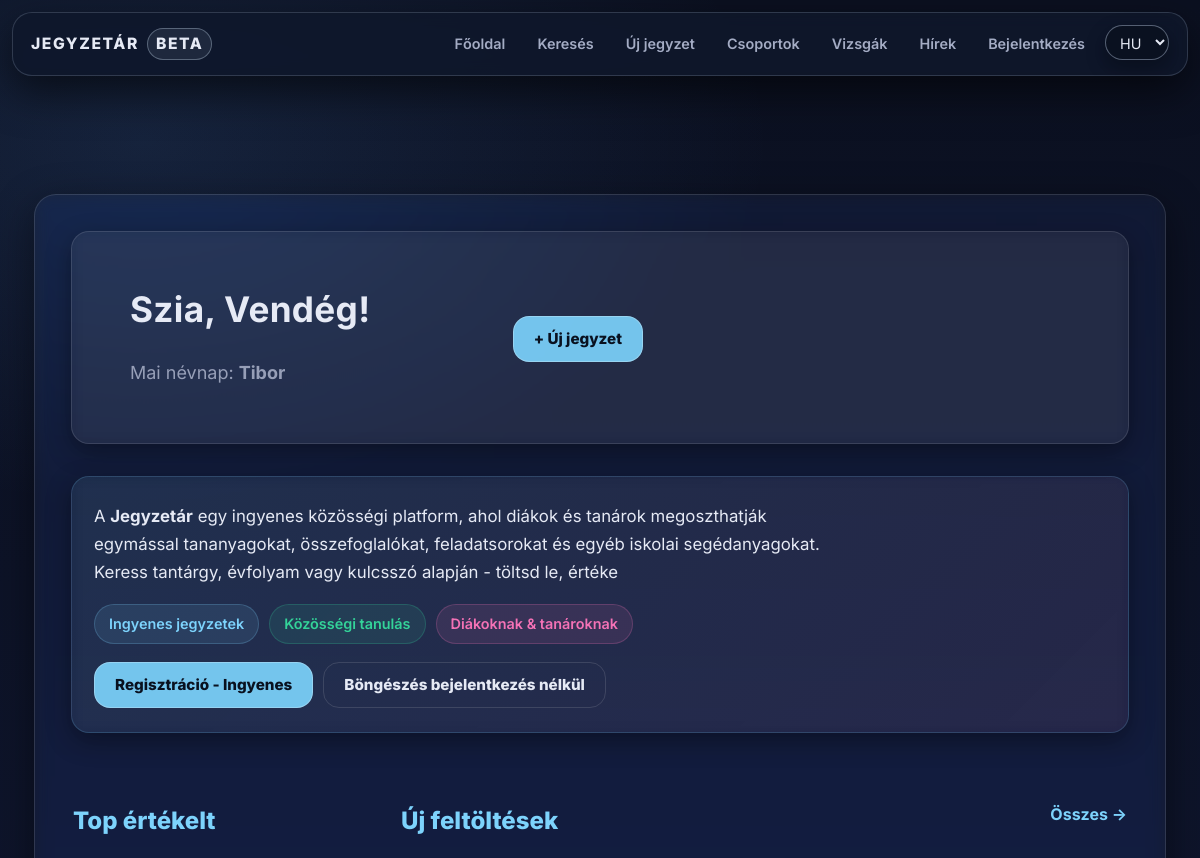
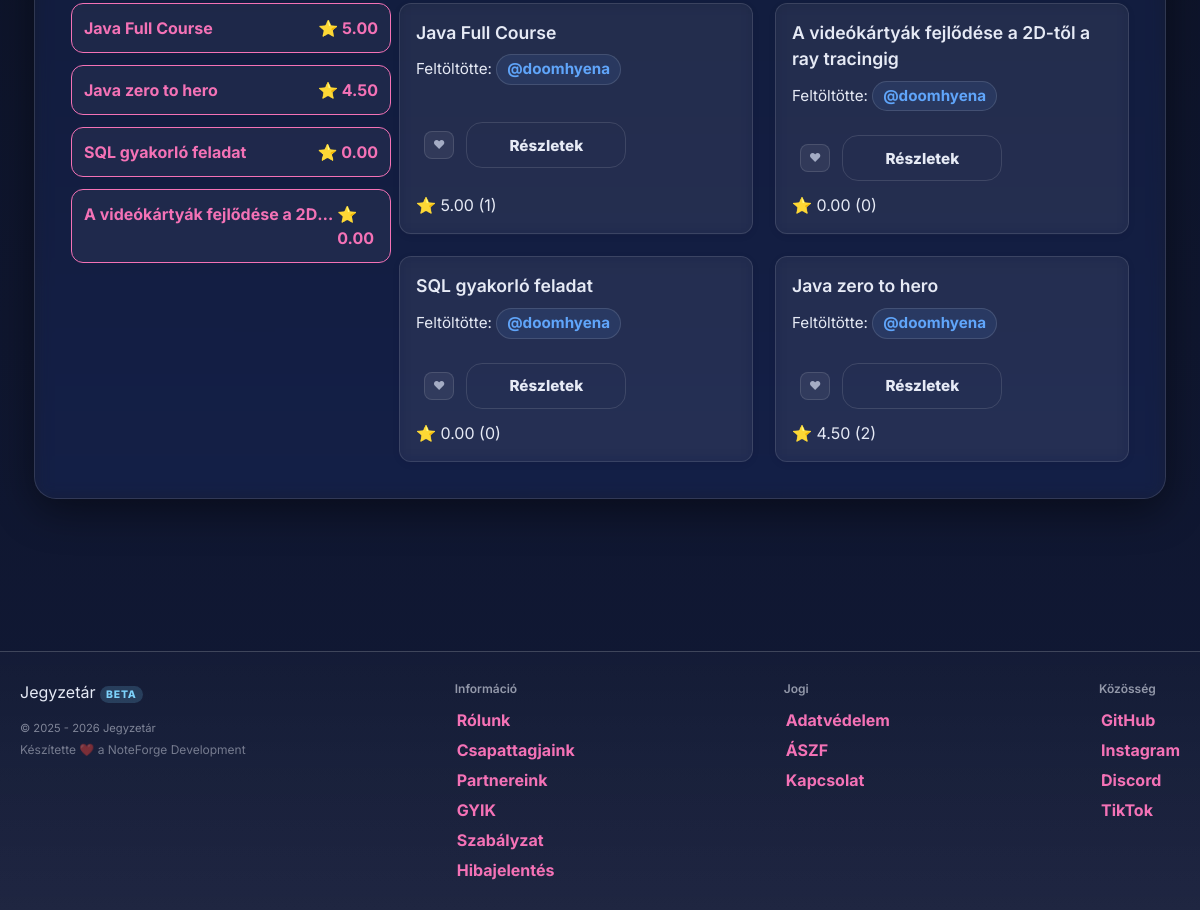
The page / on the database its author committed (2 pictures, top to bottom).
### tables this page shows
CREATE TABLE `namedays` (
  `id` int(11) NOT NULL,
  `datum` varchar(5) DEFAULT NULL,
  `nevek` varchar(255) DEFAULT NULL
);

CREATE TABLE `files` (
  `id` int(11) NOT NULL,
  `uploaded_by` int(11) DEFAULT NULL,
  `name` varchar(255) NOT NULL,
  `file_name` varchar(255) NOT NULL,
  `description` text DEFAULT NULL,
  `file_path` varchar(255) NOT NULL,
  `tags` varchar(255) NOT NULL,
  `tn_name` varchar(255) DEFAULT NULL,
  `file_size` bigint(20) UNSIGNED DEFAULT NULL,
  `download_count` int(11) NOT NULL DEFAULT 0,
  `content_text` longtext DEFAULT NULL,
  `edu_stage` enum('hs','uni') DEFAULT NULL,
  `edu_level` tinyint(4) DEFAULT NULL,
  `external_url` varchar(255) NOT NULL,
  `content_type` enum('file','note','','') NOT NULL,
  `note_markdown` mediumtext NOT NULL,
  `note_excerpt` varchar(255) NOT NULL
);

CREATE TABLE `users` (
  `id` int(11) NOT NULL,
  `lastname` varchar(100) DEFAULT NULL,
  `firstname` varchar(100) DEFAULT NULL,
  `username` varchar(50) NOT NULL,
  `birthdate` date DEFAULT NULL,
  `gender` varchar(10) DEFAULT NULL,
  `email` varchar(50) NOT NULL,
  `profile_picture` varchar(255) DEFAULT NULL,
  `password` varchar(255) NOT NULL,
  `security_question` varchar(255) NOT NULL,
  `security_answer` varchar(255) NOT NULL,
  `admin` tinyint(1) NOT NULL,
  `teacher` tinyint(1) NOT NULL,
  `registration_date` datetime DEFAULT NULL,
  `language` varchar(5) NOT NULL DEFAULT 'hu',
  `oauth_provider` varchar(20) DEFAULT NULL,
  `oauth_sub` varchar(191) DEFAULT NULL,
  `email_verified` tinyint(1) NOT NULL DEFAULT 0,
  `bio` text DEFAULT NULL,
  `profile_theme` varchar(32) NOT NULL DEFAULT 'default',
  `twofa_enabled` tinyint(1) NOT NULL DEFAULT 0,
  `used_reg_code` varchar(64) DEFAULT NULL,
  `used_reg_code_at` datetime DEFAULT NULL,
  `show_fullname` tinyint(1) NOT NULL DEFAULT 1,
  `show_email` tinyint(1) NOT NULL DEFAULT 0,
  `show_birthdate` tinyint(1) NOT NULL DEFAULT 0
);

### assets/php/lang.php (called while the page is built, shortened)
<?php
    $supported_langs = ['hu', 'en', 'de'];
    if (isset($_GET['lang']) && in_array($_GET['lang'], $supported_langs, true)) {
        $lang = $_GET['lang'];
        $_SESSION['lang'] = $lang;
        if (!headers_sent()) {
            setcookie('lang', $lang, time() + 60*60*24*30, '/');
        }
    } else {
        if (isset($_SESSION['lang']) && in_array($_SESSION['lang'], $supported_langs, true)) {
            $lang = $_SESSION['lang'];
        } elseif (isset($_COOKIE['lang']) && in_array($_COOKIE['lang'], $supported_langs, true)) {
            $lang = $_COOKIE['lang'];
        } else {
            $lang = 'hu';
        }
    }
    $translations = [];
    if ($stmt = $conn->prepare("SELECT t_key, lang_code, text FROM translations WHERE lang_code IN (?, 'hu')")) {
        $stmt->bind_param('s', $lang);
        $stmt->execute();
        $result = $stmt->get_result();
        while ($row = $result->fetch_assoc()) {
            if (!isset($translations[$row['t_key']]) || $row['lang_code'] === $lang) {
                $translations[$row['t_key']] = $row['text'];
            }
        }
    }
    if (!function_exists('t')) {
        function t(string $key, ...$args): string
        {
            global $translations;
            $text = $translations[$key] ?? $key;
            return $text;
        }
    }

### assets/php/functions.php (called while the page is built, shortened)
<?php
    if (!function_exists('auth_user_id')) {
        function auth_user_id(): ?int {
            if (!isset($_SESSION['id']) || !ctype_digit((string)$_SESSION['id'])) {
                return null;
            }
            return (int)$_SESSION['id'];
        }
    }
    if (!function_exists('auth_is_logged_in')) {
        function auth_is_logged_in(): bool {
            return auth_user_id() !== null;
        }
    }
    if (!function_exists('db_stmt')) {
        function db_stmt(mysqli $conn, string $sql, string $types = '', array $params = []): mysqli_stmt {
            $stmt = $conn->prepare($sql);
            if ($types !== '' && $params) {
                if (!$stmt->bind_param($types, ...$params)) {
                    db_log_error($conn, 'Paraméterek bind-elése sikertelen', $sql, $params);
                    throw new RuntimeException('Paraméterek bind-elése sikertelen: ' . $stmt->error);
                }
            }
            if (!$stmt->execute()) {
                db_log_error($conn, 'Végrehajtási hiba (execute)', $sql, $params);
                throw new RuntimeException('Végrehajtási hiba (execute): ' . $stmt->error);
            }
            return $stmt;
        }
    }
    if (!function_exists('db_query')) {
        function db_query(mysqli $conn, string $sql, string $types = '', array $params = []): mysqli_result
        {
            $stmt = db_stmt($conn, $sql, $types, $params);
            $result = $stmt->get_result();
            return $result;
        }
    }

### index.php (the view, shortened to what this page needs)
<?php
    require_once "assets/php/db.php";
    require_once "assets/php/lang.php";
    require_once "assets/php/functions.php";
    $user = null;
    $displayName   = $user['username'] ?? t('guest');
    $today = date("m-d");
    $nd = db_query($conn, "SELECT nevek FROM namedays WHERE datum = ? LIMIT 1", "s", [$today]);
    $nameday = ($nd && $nd->num_rows > 0) ? $nd->fetch_assoc()['nevek'] : t('nameday_none_today');
    $popular_sql = "SELECT f.*, IFNULL(AVG(r.rating),0) AS avg_rating, COUNT(r.id) AS rating_count FROM files f LEFT JOIN ratings r ON f.id = r.file_id GROUP BY f.id ORDER BY avg_rating DESC, rating_count DESC LIMIT 8";
    $popular_result = $conn->query($popular_sql);
    $latest_result = $conn->query("SELECT * FROM files ORDER BY id DESC LIMIT 12");
?>
<!DOCTYPE html>
<html lang="<?= htmlspecialchars($lang ?? 'hu') ?>">
<head>
    <link rel="stylesheet" href="assets/css/styles.css">
    <script src="https://cdn.jsdelivr.net/npm/@tailwindcss/browser@4"></script>
</head>
<body>
    <?php
        include 'assets/php/navbar.php';
    ?>
    <div class="content-wrapper w-full">
        <?php include "assets/php/ads.php"; ?>
        <div class="main w-full max-w-6xl mx-auto px-4 md:px-6 lg:px-8">
            <section class="hero card mb-6 md:mb-8">
                <div class="hero-body p-4 md:p-6 lg:p-10">
                    <div class="hero-text">
                        <h1 class="hero-title text-2xl md:text-3xl lg:text-4xl font-bold mb-2">
                            <?= t('hero_greeting') . " " . htmlspecialchars($displayName) ?>!
                        </h1>
                        <p class="hero-sub text-base md:text-lg opacity-90"><?= t('hero_nameday') ?>: <strong><?= htmlspecialchars($nameday) ?></strong></p>
                    </div>
                    <div class="hero-actions mt-4 md:mt-6 lg:mt-0">
                        <div class="hero-actions">
                            <a class="btn-cta text-base md:text-lg px-6 md:px-8 py-2 md:py-3" href="<?= $isLoggedIn ? 'upload.php' : 'reglog.php' ?>">
                                + <?= t('nav_upload') ?>
                            </a>
                        </div>
                    </div>
                </div>
            </section>
            <section class="card mb-6" style="background: linear-gradient(135deg, rgba(125,211,252,.08), rgba(244,114,182,.06)); border-color: rgba(125,211,252,.18);">
                <div style="padding: 8px 4px;">
                    <p style="margin: 0 0 18px; font-size: 1.05rem; color: var(--text); line-height: 1.65; max-width: 72ch;">
                        <?= t('homepage_about_us') ?>
                    </p>
                    <div style="display: flex; flex-wrap: wrap; gap: 10px;">
                        <div style="display: flex; align-items: center; gap: 8px; padding: 8px 14px; border-radius: 999px; background: rgba(125,211,252,.10); border: 1px solid rgba(125,211,252,.22); font-size: .9rem; font-weight: 600; color: var(--primary);">
                            <?= t('homepage_free_notes') ?>
                        </div>
                        <div style="display: flex; align-items: center; gap: 8px; padding: 8px 14px; border-radius: 999px; background: rgba(52,211,153,.10); border: 1px solid rgba(52,211,153,.22); font-size: .9rem; font-weight: 600; color: var(--ok);">
                            <?= t('homepage_collaborative_learning') ?>
                        </div>
                        <div style="display: flex; align-items: center; gap: 8px; padding: 8px 14px; border-radius: 999px; background: rgba(244,114,182,.10); border: 1px solid rgba(244,114,182,.22); font-size: .9rem; font-weight: 600; color: var(--accent);">
                            <?= t('homepage_teachers_students') ?>
                        </div>
                    </div>
                    <div style="margin-top: 18px; display: flex; gap: 10px; flex-wrap: wrap;">
                        <a href="reglog.php" class="btn-cta"><?= t('homepage_free_register') ?></a>
                        <a href="search.php" class="btn-ghost"><?= t('homepage_browse_btn') ?></a>
                    </div>
                </div>
            </section>
            <section class="content-main flex-1 min-w-0">
            <?php if ($latest_result && $latest_result->num_rows > 0): ?>
                <div class="home-grid">
                    <section class="content-main flex-1 min-w-0">
                        <div class="section-titlebar flex justify-between items-center mb-4">
                            <h3 class="text-xl md:text-2xl"><?= t('home_new_uploads') ?></h3>
                            <a class="link-more" href="search.php?sort=new"><?= t('home_all_arrow') ?></a>
                        </div>
                        <div class="content-grid grid grid-cols-1 md:grid-cols-2 gap-4 md:gap-6">
                            <?php while ($file = $latest_result->fetch_assoc()):
                                $file_id = (int)$file['id'];
                                $uploaderRes = db_query($conn, "SELECT username FROM users WHERE id = ? LIMIT 1", "i", [(int)$file['uploaded_by']]);
                                $uploader = ($uploaderRes && $uploaderRes->num_rows) ? $uploaderRes->fetch_assoc() : ['username' => 'ismeretlen'];
                                $avgRes = db_query($conn, "SELECT AVG(rating) AS avg, COUNT(*) AS c FROM ratings WHERE file_id = ?", "i", [$file_id]);
                                $avg = "0.00";
                                $cnt = 0;
                                if ($avgRes && $avgRes->num_rows) {
                                    $d = $avgRes->fetch_assoc();
                                    $avg = number_format((float)($d['avg'] ?? 0), 2);
                                    $cnt = (int)($d['c'] ?? 0);
                                }
                                $is_favorite = false;
                            ?>
                            <article class="card note-card" id="file-<?= $file_id ?>">
                                <header class="note-header">
                                    <div class="card-title-group">
                                        <h4 class="entry-title"><?= htmlspecialchars($file['name'] ?? '') ?></h4>
                                        <p class="uploader-info">
                                            Feltöltötte:
                                            <a class="uploader-name" href="profile.php?user=<?= urlencode($uploader['username']) ?>">
                                                @<?= htmlspecialchars($uploader['username']) ?>
                                            </a>
                                        </p>
                                    </div>
                                </header>
                                <div class="card-actions">
                                    <?php if ($isLoggedIn && $currentUserId): ?>
                                        <form method="POST">
                                            <input type="hidden" name="favorite-btn" value="1">
                                            <input type="hidden" name="favorite_file_id" value="<?= $file_id ?>">
                                            <button type="submit" class="favorite-btn <?= $is_favorite ? 'favorited' : '' ?>">❤</button>
                                        </form>
                                    <?php else: ?>
                                        <a class="favorite-btn" href="reglog.php">❤</a>
                                    <?php endif; ?>
                                    <a href="note.php?id=<?= $file_id ?>" class="btn-sm btn-ghost">Részletek</a>
                                </div>
                                <div class="card-footer-meta">
                                    ⭐ <?= $avg ?> (<?= $cnt ?>)
                                </div>
                            </article>
                            <?php endwhile; ?>
                        </div>
                    </section>
                    <aside class="content-aside w-full lg:w-80 min-w-0">
                        <div class="section-titlebar mb-4">
                            <h3 class="text-xl md:text-2xl"><?= t('sidebar_top_rated') ?></h3>
                        </div>
                        <?php if ($popular_result && $popular_result->num_rows > 0): ?>
                            <div class="list-compact flex flex-col gap-3">
                                <?php while ($file = $popular_result->fetch_assoc()): ?>
                                    <a href="note.php?id=<?= $file['id'] ?>" class="popular-item-link block p-3 rounded-xl bg-white/5 hover:bg-white/10 border">
                                        <div class="flex justify-between">
                                            <span class="truncate"><?= htmlspecialchars($file['name']) ?></span>
                                            <span>⭐ <?= number_format((float)$file['avg_rating'], 2) ?></span>
                                        </div>
                                    </a>
                                <?php endwhile; ?>
                            </div>
                        <?php endif; ?>
                    </aside>
                </div>
            <?php endif; ?>
        </div>
    </div>
    <?php include 'assets/php/footer.php'; ?>
    </body>
</html>

### rows shown on the page
namedays: nevek "Tibor"
files: name "Java Full Course", uploaded_by.username "doomhyena", avg "5.00", cnt "1", avg_rating "5.00"
files: name "A videókártyák fejlődése a 2D-től a ray tracingig", users.username "doomhyena", avg "0.00", cnt "0", name "A videókártyák fejlődése a 2D…", avg_rating "0.00"
files: name "SQL gyakorló feladat", users.username "doomhyena", avg "0.00", cnt "0", avg_rating "0.00"
files: name "Java zero to hero", users.username "doomhyena", avg "4.50", cnt "2", avg_rating "4.50"

### other values the page prints
t('nav_home') "Főoldal"
t('nav_search') "Keresés"
t('nav_upload') "Új jegyzet"
t('nav_groups') "Csoportok"
t('nav_exams') "Vizsgák"
t('nav_login') "Bejelentkezés"
t('hero_greeting') "Szia,"
$displayName "Vendég"
t('hero_nameday') "Mai névnap"
t('homepage_free_notes') "Ingyenes jegyzetek"
t('homepage_collaborative_learning') "Közösségi tanulás"
t('homepage_teachers_students') "Diákoknak & tanároknak"
t('homepage_free_register') "Regisztráció - Ingyenes"
t('homepage_browse_btn') "Böngészés bejelentkezés nélkül"
t('home_new_uploads') "Új feltöltések"
